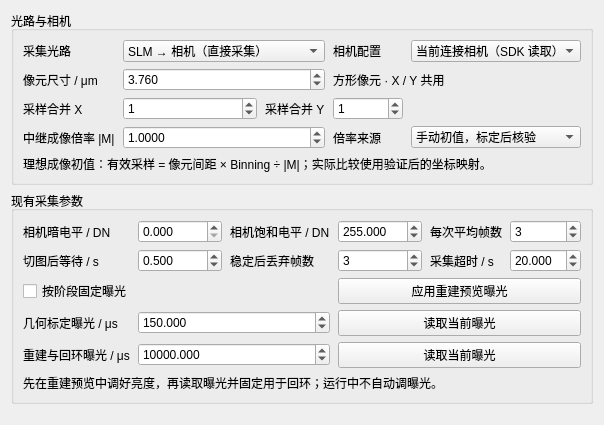
             <widget class="QWidget" name="cameraPage">
              <attribute name="title">
               <string>成像与采集</string>
              </attribute>
              <layout class="QVBoxLayout" name="cameraPageLayout">
               <item>
                <widget class="QGroupBox" name="imagingDesignGroup">
                 <property name="title">
                  <string>光路与相机</string>
                 </property>
                 <layout class="QGridLayout" name="imagingDesignGroupLayout" columnstretch="0,1,0,1,0,1" rowstretch="0,0,0,0,0,1">
                  <property name="horizontalSpacing">
                   <number>8</number>
                  </property>
                  <property name="verticalSpacing">
                   <number>6</number>
                  </property>
                  <item row="0" column="0">
                   <widget class="QLabel" name="cameraOpticalPathComboBoxCaption">
                    <property name="text">
                     <string>采集光路</string>
                    </property>
                   </widget>
                  </item>
                  <item row="0" column="1" colspan="2">
                   <widget class="QComboBox" name="cameraOpticalPathComboBox">
                    <property name="toolTip">
                     <string>参数将保存到当前任务；修改光路与成像参数后需重新核验几何映射。</string>
                    </property>
                    <item>
                     <property name="text">
                      <string>SLM → 相机（直接采集）</string>
                     </property>
                    </item>
                    <item>
                     <property name="text">
                      <string>重建平面 → 成像透镜 → 相机</string>
                     </property>
                    </item>
                    <item>
                     <property name="text">
                      <string>透镜参与全息传播（模型待扩展）</string>
                     </property>
                    </item>
                   </widget>
                  </item>
                  <item row="0" column="3">
                   <widget class="QLabel" name="cameraProfileComboBoxCaption">
                    <property name="text">
                     <string>相机配置</string>
                    </property>
                   </widget>
                  </item>
                  <item row="0" column="4" colspan="2">
                   <widget class="QComboBox" name="cameraProfileComboBox">
                    <property name="toolTip">
                     <string>参数将保存到当前任务；修改光路与成像参数后需重新核验几何映射。</string>
                    </property>
                    <item>
                     <property name="text">
                      <string>当前连接相机（SDK 读取）</string>
                     </property>
                    </item>
                    <item>
                     <property name="text">
                      <string>ToupTek · IUC26000KMA</string>
                     </property>
                    </item>
                    <item>
                     <property name="text">
                      <string>度申 · M3S130-H-02C</string>
                     </property>
                    </item>
                   </widget>
                  </item>
                  <item row="1" column="0">
                   <widget class="QLabel" name="sensorPitchSpinBoxCaption">
                    <property name="text">
                     <string>像元尺寸 / μm</string>
                    </property>
                   </widget>
                  </item>
                  <item row="1" column="1" colspan="2">
                   <widget class="QDoubleSpinBox" name="sensorPitchSpinBox">
                    <property name="decimals">
                     <number>3</number>
                    </property>
                    <property name="minimum">
                     <double>0</double>
                    </property>
                    <property name="maximum">
                     <double>100</double>
                    </property>
                    <property name="value">
                     <double>3.76</double>
                    </property>
                    <property name="keyboardTracking">
                     <bool>false</bool>
                    </property>
                    <property name="toolTip">
                     <string>方形像元只需一个尺寸，手动修改时同时设置 X、Y。SDK 若返回非方形像元，会保留真实 X、Y 值并在右侧提示。Binning 不等于原生像元尺寸。</string>
                    </property>
                   </widget>
                  </item>
                  <item row="1" column="3" colspan="3">
                   <widget class="QLabel" name="sensorPitchNoteLabel">
                    <property name="text">
                     <string>方形像元 · X / Y 共用</string>
                    </property>
                    <property name="wordWrap">
                     <bool>true</bool>
                    </property>
                   </widget>
                  </item>
                  <item row="2" column="0">
                   <widget class="QLabel" name="binningXSpinBoxCaption">
                    <property name="text">
                     <string>采样合并 X</string>
                    </property>
                   </widget>
                  </item>
                  <item row="2" column="1">
                   <widget class="QDoubleSpinBox" name="binningXSpinBox">
                    <property name="decimals">
                     <number>0</number>
                    </property>
                    <property name="minimum">
                     <double>0</double>
                    </property>
                    <property name="maximum">
                     <double>16</double>
                    </property>
                    <property name="value">
                     <double>1</double>
                    </property>
                    <property name="keyboardTracking">
                     <bool>false</bool>
                    </property>
                    <property name="toolTip">
                     <string>按实际光路填写；改变尺寸或成像参数后需重新核验标定。</string>
                    </property>
                   </widget>
                  </item>
                  <item row="2" column="2">
                   <widget class="QLabel" name="binningYSpinBoxCaption">
                    <property name="text">
                     <string>采样合并 Y</string>
                    </property>
                   </widget>
                  </item>
                  <item row="2" column="3">
                   <widget class="QDoubleSpinBox" name="binningYSpinBox">
                    <property name="decimals">
                     <number>0</number>
                    </property>
                    <property name="minimum">
                     <double>0</double>
                    </property>
                    <property name="maximum">
                     <double>16</double>
                    </property>
                    <property name="value">
                     <double>1</double>
                    </property>
                    <property name="keyboardTracking">
                     <bool>false</bool>
                    </property>
                    <property name="toolTip">
                     <string>按实际光路填写；改变尺寸或成像参数后需重新核验标定。</string>
                    </property>
                   </widget>
                  </item>
                  <item row="3" column="0">
                   <widget class="QLabel" name="relayMagnificationSpinBoxCaption">
                    <property name="text">
                     <string>中继成像倍率 |M|</string>
                    </property>
                   </widget>
                  </item>
                  <item row="3" column="1" colspan="2">
                   <widget class="QDoubleSpinBox" name="relayMagnificationSpinBox">
                    <property name="decimals">
                     <number>4</number>
                    </property>
                    <property name="minimum">
                     <double>0</double>
                    </property>
                    <property name="maximum">
                     <double>100</double>
                    </property>
                    <property name="value">
                     <double>1</double>
                    </property>
                    <property name="keyboardTracking">
                     <bool>false</bool>
                    </property>
                    <property name="toolTip">
                     <string>按实际光路填写；改变尺寸或成像参数后需重新核验标定。</string>
                    </property>
                   </widget>
                  </item>
                  <item row="3" column="3">
                   <widget class="QLabel" name="magnificationSourceComboBoxCaption">
                    <property name="text">
                     <string>倍率来源</string>
                    </property>
                   </widget>
                  </item>
                  <item row="3" column="4" colspan="2">
                   <widget class="QComboBox" name="magnificationSourceComboBox">
                    <property name="toolTip">
                     <string>参数将保存到当前任务；修改光路与成像参数后需重新核验几何映射。</string>
                    </property>
                    <item>
                     <property name="text">
                      <string>手动初值，标定后核验</string>
                     </property>
                    </item>
                    <item>
                     <property name="text">
                      <string>使用已验证的标定结果</string>
                     </property>
                    </item>
                   </widget>
                  </item>
                  <item row="4" column="0" colspan="6">
                   <widget class="QLabel" name="imagingFormulaLabel">
                    <property name="text">
                     <string>理想成像初值：有效采样 = 像元间距 × Binning ÷ |M|；实际比较使用验证后的坐标映射。</string>
                    </property>
                    <property name="wordWrap">
                     <bool>true</bool>
                    </property>
                   </widget>
                  </item>
                 </layout>
                </widget>
               </item>
               <item>
                <widget class="QGroupBox" name="group1">
                 <layout class="QGridLayout" name="grid1" columnstretch="0,1,0,1,0,1" rowstretch="0,0,0,0,0,0,1">
                  <property name="verticalSpacing">
                   <number>6</number>
                  </property>
                  <property name="horizontalSpacing">
                   <number>8</number>
                  </property>
                  <item row="0" column="0">
                   <widget class="QLabel" name="camera_darkLabel">
                    <property name="text">
                     <string>相机暗电平 / DN</string>
                    </property>
                   </widget>
                  </item>
                  <item row="0" column="1">
                   <widget class="QDoubleSpinBox" name="camera_dark">
                    <property name="decimals">
                     <number>3</number>
                    </property>
                    <property name="minimum">
                     <double>0</double>
                    </property>
                    <property name="maximum">
                     <double>65535</double>
                    </property>
                    <property name="value">
                     <double>0</double>
                    </property>
                    <property name="keyboardTracking">
                     <bool>false</bool>
                    </property>
                   </widget>
                  </item>
                  <item row="0" column="2">
                   <widget class="QLabel" name="camera_whiteLabel">
                    <property name="text">
                     <string>相机饱和电平 / DN</string>
                    </property>
                   </widget>
                  </item>
                  <item row="0" column="3">
                   <widget class="QDoubleSpinBox" name="camera_white">
                    <property name="decimals">
                     <number>3</number>
                    </property>
                    <property name="minimum">
                     <double>1</double>
                    </property>
                    <property name="maximum">
                     <double>65535</double>
                    </property>
                    <property name="value">
                     <double>255</double>
                    </property>
                    <property name="keyboardTracking">
                     <bool>false</bool>
                    </property>
                   </widget>
                  </item>
                  <item row="0" column="4">
                   <widget class="QLabel" name="average_framesLabel">
                    <property name="text">
                     <string>每次平均帧数</string>
                    </property>
                   </widget>
                  </item>
                  <item row="0" column="5">
                   <widget class="QSpinBox" name="average_frames">
                    <property name="minimum">
                     <number>1</number>
                    </property>
                    <property name="maximum">
                     <number>100</number>
                    </property>
                    <property name="value">
                     <number>3</number>
                    </property>
                    <property name="keyboardTracking">
                     <bool>false</bool>
                    </property>
                   </widget>
                  </item>
                  <item row="1" column="0">
                   <widget class="QLabel" name="settle_secondsLabel">
                    <property name="text">
                     <string>切图后等待 / s</string>
                    </property>
                   </widget>
                  </item>
                  <item row="1" column="1">
                   <widget class="QDoubleSpinBox" name="settle_seconds">
                    <property name="decimals">
                     <number>3</number>
                    </property>
                    <property name="minimum">
                     <double>0</double>
                    </property>
                    <property name="maximum">
                     <double>60</double>
                    </property>
                    <property name="value">
                     <double>0.5</double>
                    </property>
                    <property name="keyboardTracking">
                     <bool>false</bool>
                    </property>
                   </widget>
                  </item>
                  <item row="1" column="2">
                   <widget class="QLabel" name="discard_framesLabel">
                    <property name="text">
                     <string>稳定后丢弃帧数</string>
                    </property>
                   </widget>
                  </item>
                  <item row="1" column="3">
                   <widget class="QSpinBox" name="discard_frames">
                    <property name="minimum">
                     <number>0</number>
                    </property>
                    <property name="maximum">
                     <number>100</number>
                    </property>
                    <property name="value">
                     <number>3</number>
                    </property>
                    <property name="keyboardTracking">
                     <bool>false</bool>
                    </property>
                   </widget>
                  </item>
                  <item row="1" column="4">
                   <widget class="QLabel" name="capture_timeoutLabel">
                    <property name="text">
                     <string>采集超时 / s</string>
                    </property>
                   </widget>
                  </item>
                  <item row="1" column="5">
                   <widget class="QDoubleSpinBox" name="capture_timeout">
                    <property name="decimals">
                     <number>3</number>
                    </property>
                    <property name="minimum">
                     <double>1</double>
                    </property>
                    <property name="maximum">
                     <double>180</double>
                    </property>
                    <property name="value">
                     <double>20</double>
                    </property>
                    <property name="keyboardTracking">
                     <bool>false</bool>
                    </property>
                   </widget>
                  </item>
                  <item row="2" column="0" colspan="3">
                   <widget class="QCheckBox" name="stage_exposure_enabled">
                    <property name="text">
                     <string>按阶段固定曝光</string>
                    </property>
                    <property name="toolTip">
                     <string>勾选后：几何标定采用标定曝光，模型标定/相机回环采用重建曝光。任务结束恢复原曝光。未勾选时使用主界面当前固定曝光。</string>
                    </property>
                   </widget>
                  </item>
                  <item row="2" column="3" colspan="3">
                   <widget class="QPushButton" name="applyPreviewExposureButton">
                    <property name="text">
                     <string>应用重建预览曝光</string>
                    </property>
                    <property name="toolTip">
                     <string>仅任务空闲时应用，关闭自动曝光。</string>
                    </property>
                    <property name="autoDefault">
                     <bool>false</bool>
                    </property>
                   </widget>
                  </item>
                  <item row="3" column="0">
                   <widget class="QLabel" name="geometry_exposure_usLabel">
                    <property name="text">
                     <string>几何标定曝光 / μs</string>
                    </property>
                   </widget>
                  </item>
                  <item row="3" column="1" colspan="2">
                   <widget class="QDoubleSpinBox" name="geometry_exposure_us">
                    <property name="decimals">
                     <number>3</number>
                    </property>
                    <property name="minimum">
                     <double>0.001</double>
                    </property>
                    <property name="maximum">
                     <double>150000000</double>
                    </property>
                    <property name="value">
                     <double>150</double>
                    </property>
                    <property name="keyboardTracking">
                     <bool>false</bool>
                    </property>
                   </widget>
                  </item>
                  <item row="3" column="3" colspan="3">
                   <widget class="QPushButton" name="readGeometryExposureButton">
                    <property name="text">
                     <string>读取当前曝光</string>
                    </property>
                    <property name="toolTip">
                     <string>从相机 SDK 读取最近报告的曝光值，仅填写参数。</string>
                    </property>
                    <property name="autoDefault">
                     <bool>false</bool>
                    </property>
                   </widget>
                  </item>
                  <item row="4" column="0">
                   <widget class="QLabel" name="reconstruction_exposure_usLabel">
                    <property name="text">
                     <string>重建与回环曝光 / μs</string>
                    </property>
                   </widget>
                  </item>
                  <item row="4" column="1" colspan="2">
                   <widget class="QDoubleSpinBox" name="reconstruction_exposure_us">
                    <property name="decimals">
                     <number>3</number>
                    </property>
                    <property name="minimum">
                     <double>0.001</double>
                    </property>
                    <property name="maximum">
                     <double>150000000</double>
                    </property>
                    <property name="value">
                     <double>10000</double>
                    </property>
                    <property name="keyboardTracking">
                     <bool>false</bool>
                    </property>
                   </widget>
                  </item>
                  <item row="4" column="3" colspan="3">
                   <widget class="QPushButton" name="readReconstructionExposureButton">
                    <property name="text">
                     <string>读取当前曝光</string>
                    </property>
                    <property name="toolTip">
                     <string>从相机 SDK 读取最近报告的曝光值，仅填写参数。</string>
                    </property>
                    <property name="autoDefault">
                     <bool>false</bool>
                    </property>
                   </widget>
                  </item>
                  <item row="5" column="0" colspan="6">
                   <widget class="QLabel" name="exposureStageNote">
                    <property name="text">
                     <string>先在重建预览中调好亮度，再读取曝光并固定用于回环；运行中不自动调曝光。</string>
                    </property>
                    <property name="wordWrap">
                     <bool>true</bool>
                    </property>
                   </widget>
                  </item>
                 </layout>
                 <property name="title">
                  <string>现有采集参数</string>
                 </property>
                </widget>
               </item>
               <item>
                <spacer name="cameraPageSpacer">
                 <property name="orientation">
                  <enum>Qt::Vertical</enum>
                 </property>
                 <property name="sizeType">
                  <enum>QSizePolicy::Expanding</enum>
                 </property>
                 <property name="sizeHint" stdset="0">
                  <size>
                   <width>20</width>
                   <height>10</height>
                  </size>
                 </property>
                </spacer>
               </item>
              </layout>
             </widget>
